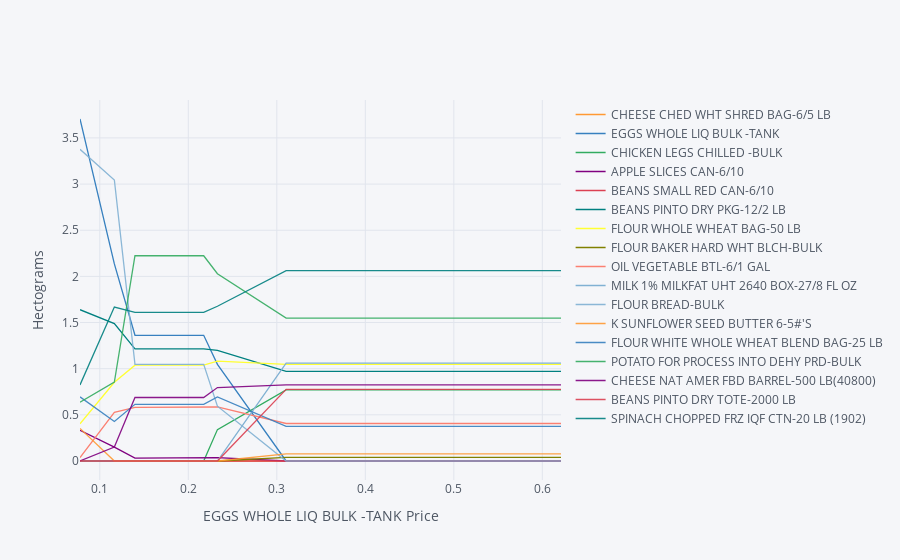

Here is the notebook cell this chart was saved with:
### Code cell
%run constrained_diet_composition.ipynb

### Figure 1 — Plotly figure (JSON) as saved in the notebook; plotly's stock layout.template omitted (floating-point values rounded to 4 significant figures)
{"data": [{"line": {"color": "rgba(255, 153, 51, 1.0)", "dash": "solid", "shape": "linear", "width": 1.3}, "mode": "lines", "name": "CHEESE CHED WHT SHRED BAG-6/5 LB", "text": "", "type": "scatter", "x": [0.07764, 0.1165, 0.1397, 0.1553, 0.1708, 0.1863, 0.2019, 0.2174, 0.2329, 0.3105, 0.6211], "y": [2.768e-06, 5.673e-07, 1.209e-11, 1.219e-11, 2.032e-11, 1.205e-11, 1.711e-10, 1.185e-10, 7.048e-10, 2.181e-08, 1.08e-07]}, {"line": {"color": "rgba(55, 128, 191, 1.0)", "dash": "solid", "shape": "linear", "width": 1.3}, "mode": "lines", "name": "EGGS WHOLE LIQ BULK -TANK", "text": "", "type": "scatter", "x": [0.07764, 0.1165, 0.1397, 0.1553, 0.1708, 0.1863, 0.2019, 0.2174, 0.2329, 0.3105, 0.6211], "y": [3.705, 2.135, 1.362, 1.362, 1.362, 1.362, 1.362, 1.362, 1.046, 7.292e-09, 8.325e-09]}, {"line": {"color": "rgba(50, 171, 96, 1.0)", "dash": "solid", "shape": "linear", "width": 1.3}, "mode": "lines", "name": "CHICKEN LEGS CHILLED -BULK", "text": "", "type": "scatter", "x": [0.07764, 0.1165, 0.1397, 0.1553, 0.1708, 0.1863, 0.2019, 0.2174, 0.2329, 0.3105, 0.6211], "y": [5.998e-08, 6.102e-08, 1.038e-11, 9.014e-12, 1.455e-11, 8.472e-12, 1.222e-10, 4.217e-10, 0.3402, 0.7698, 0.7698]}, {"line": {"color": "rgba(128, 0, 128, 1.0)", "dash": "solid", "shape": "linear", "width": 1.3}, "mode": "lines", "name": "APPLE SLICES CAN-6/10", "text": "", "type": "scatter", "x": [0.07764, 0.1165, 0.1397, 0.1553, 0.1708, 0.1863, 0.2019, 0.2174, 0.2329, 0.3105, 0.6211], "y": [0.3321, 0.1501, 0.03097, 0.03097, 0.03097, 0.03097, 0.03097, 0.03097, 0.03618, 9.189e-09, 8.048e-08]}, {"line": {"color": "rgba(219, 64, 82, 1.0)", "dash": "solid", "shape": "linear", "width": 1.3}, "mode": "lines", "name": "BEANS SMALL RED CAN-6/10", "text": "", "type": "scatter", "x": [0.07764, 0.1165, 0.1397, 0.1553, 0.1708, 0.1863, 0.2019, 0.2174, 0.2329, 0.3105, 0.6211], "y": [1.881e-06, 2.308e-06, 2.952e-10, 1.616e-10, 2.009e-10, 6.575e-11, 1.098e-09, 1.555e-09, 4.665e-09, 1.296e-07, 1.281e-06]}, {"line": {"color": "rgba(0, 128, 128, 1.0)", "dash": "solid", "shape": "linear", "width": 1.3}, "mode": "lines", "name": "BEANS PINTO DRY PKG-12/2 LB", "text": "", "type": "scatter", "x": [0.07764, 0.1165, 0.1397, 0.1553, 0.1708, 0.1863, 0.2019, 0.2174, 0.2329, 0.3105, 0.6211], "y": [1.639, 1.488, 1.215, 1.215, 1.215, 1.215, 1.215, 1.215, 1.197, 0.9699, 0.9699]}, {"line": {"color": "rgba(255, 255, 51, 1.0)", "dash": "solid", "shape": "linear", "width": 1.3}, "mode": "lines", "name": "FLOUR WHOLE WHEAT BAG-50 LB", "text": "", "type": "scatter", "x": [0.07764, 0.1165, 0.1397, 0.1553, 0.1708, 0.1863, 0.2019, 0.2174, 0.2329, 0.3105, 0.6211], "y": [0.4032, 0.8523, 1.038, 1.038, 1.038, 1.038, 1.038, 1.038, 1.082, 1.048, 1.048]}, {"line": {"color": "rgba(128, 128, 0, 1.0)", "dash": "solid", "shape": "linear", "width": 1.3}, "mode": "lines", "name": "FLOUR BAKER HARD WHT BLCH-BULK", "text": "", "type": "scatter", "x": [0.07764, 0.1165, 0.1397, 0.1553, 0.1708, 0.1863, 0.2019, 0.2174, 0.2329, 0.3105, 0.6211], "y": [1.017e-07, 9.816e-08, 1.458e-11, 9.45e-12, 1.194e-11, 5.302e-12, 5.28e-11, 8.619e-11, 2.677e-10, 0.03904, 0.03904]}, {"line": {"color": "rgba(251, 128, 114, 1.0)", "dash": "solid", "shape": "linear", "width": 1.3}, "mode": "lines", "name": "OIL VEGETABLE BTL-6/1 GAL", "text": "", "type": "scatter", "x": [0.07764, 0.1165, 0.1397, 0.1553, 0.1708, 0.1863, 0.2019, 0.2174, 0.2329, 0.3105, 0.6211], "y": [0.03694, 0.5276, 0.5819, 0.5819, 0.5819, 0.5819, 0.5819, 0.5819, 0.5851, 0.4063, 0.4063]}, {"line": {"color": "rgba(128, 177, 211, 1.0)", "dash": "solid", "shape": "linear", "width": 1.3}, "mode": "lines", "name": "MILK 1% MILKFAT UHT 2640 BOX-27/8 FL OZ", "text": "", "type": "scatter", "x": [0.07764, 0.1165, 0.1397, 0.1553, 0.1708, 0.1863, 0.2019, 0.2174, 0.2329, 0.3105, 0.6211], "y": [8.828e-08, 2.178e-07, 3.166e-11, 1.126e-11, 1.887e-11, 1.184e-11, 1.51e-10, 5.365e-11, 1.167e-09, 1.06, 1.06]}, {"line": {"color": "rgba(128, 177, 211, 0.8999999999999999)", "dash": "solid", "shape": "linear", "width": 1.3}, "mode": "lines", "name": "FLOUR BREAD-BULK", "text": "", "type": "scatter", "x": [0.07764, 0.1165, 0.1397, 0.1553, 0.1708, 0.1863, 0.2019, 0.2174, 0.2329, 0.3105, 0.6211], "y": [3.377, 3.044, 1.047, 1.047, 1.047, 1.047, 1.047, 1.047, 0.5935, 4.419e-09, 1.096e-07]}, {"line": {"color": "rgba(255, 153, 51, 0.8999999999999999)", "dash": "solid", "shape": "linear", "width": 1.3}, "mode": "lines", "name": "K SUNFLOWER SEED BUTTER 6-5#'S", "text": "", "type": "scatter", "x": [0.07764, 0.1165, 0.1397, 0.1553, 0.1708, 0.1863, 0.2019, 0.2174, 0.2329, 0.3105, 0.6211], "y": [0.3526, 2.111e-06, 2.262e-11, 2.659e-11, 5.009e-11, 6.056e-11, 8.748e-10, 2.024e-09, 3.422e-09, 0.07822, 0.07822]}, {"line": {"color": "rgba(55, 128, 191, 0.8999999999999999)", "dash": "solid", "shape": "linear", "width": 1.3}, "mode": "lines", "name": "FLOUR WHITE WHOLE WHEAT BLEND BAG-25 LB", "text": "", "type": "scatter", "x": [0.07764, 0.1165, 0.1397, 0.1553, 0.1708, 0.1863, 0.2019, 0.2174, 0.2329, 0.3105, 0.6211], "y": [0.6944, 0.4288, 0.6144, 0.6144, 0.6144, 0.6144, 0.6144, 0.6144, 0.6936, 0.3759, 0.3759]}, {"line": {"color": "rgba(50, 171, 96, 0.8999999999999999)", "dash": "solid", "shape": "linear", "width": 1.3}, "mode": "lines", "name": "POTATO FOR PROCESS INTO DEHY PRD-BULK", "text": "", "type": "scatter", "x": [0.07764, 0.1165, 0.1397, 0.1553, 0.1708, 0.1863, 0.2019, 0.2174, 0.2329, 0.3105, 0.6211], "y": [0.636, 0.8557, 2.223, 2.223, 2.223, 2.223, 2.223, 2.223, 2.028, 1.547, 1.547]}, {"line": {"color": "rgba(128, 0, 128, 0.8999999999999999)", "dash": "solid", "shape": "linear", "width": 1.3}, "mode": "lines", "name": "CHEESE NAT AMER FBD BARREL-500 LB(40800)", "text": "", "type": "scatter", "x": [0.07764, 0.1165, 0.1397, 0.1553, 0.1708, 0.1863, 0.2019, 0.2174, 0.2329, 0.3105, 0.6211], "y": [2.51e-07, 0.1515, 0.6878, 0.6878, 0.6878, 0.6878, 0.6878, 0.6878, 0.7955, 0.8251, 0.8251]}, {"line": {"color": "rgba(219, 64, 82, 0.8999999999999999)", "dash": "solid", "shape": "linear", "width": 1.3}, "mode": "lines", "name": "BEANS PINTO DRY TOTE-2000 LB", "text": "", "type": "scatter", "x": [0.07764, 0.1165, 0.1397, 0.1553, 0.1708, 0.1863, 0.2019, 0.2174, 0.2329, 0.3105, 0.6211], "y": [3.02e-07, 2.212e-07, 3.941e-11, 2.268e-11, 2.664e-11, 1.047e-11, 2.654e-10, 3.671e-10, 6.702e-10, 0.7769, 0.7769]}, {"line": {"color": "rgba(0, 128, 128, 0.8999999999999999)", "dash": "solid", "shape": "linear", "width": 1.3}, "mode": "lines", "name": "SPINACH CHOPPED FRZ IQF CTN-20 LB (1902)", "text": "", "type": "scatter", "x": [0.07764, 0.1165, 0.1397, 0.1553, 0.1708, 0.1863, 0.2019, 0.2174, 0.2329, 0.3105, 0.6211], "y": [0.8238, 1.667, 1.609, 1.609, 1.609, 1.609, 1.609, 1.609, 1.677, 2.063, 2.063]}], "layout": {"legend": {"bgcolor": "#F5F6F9", "font": {"color": "#4D5663"}}, "paper_bgcolor": "#F5F6F9", "plot_bgcolor": "#F5F6F9", "title": {"font": {"color": "#4D5663"}}, "xaxis": {"gridcolor": "#E1E5ED", "showgrid": true, "tickfont": {"color": "#4D5663"}, "title": {"font": {"color": "#4D5663"}, "text": "EGGS WHOLE LIQ BULK -TANK Price"}, "zerolinecolor": "#E1E5ED"}, "yaxis": {"gridcolor": "#E1E5ED", "showgrid": true, "tickfont": {"color": "#4D5663"}, "title": {"font": {"color": "#4D5663"}, "text": "Hectograms"}, "zerolinecolor": "#E1E5ED"}}}
